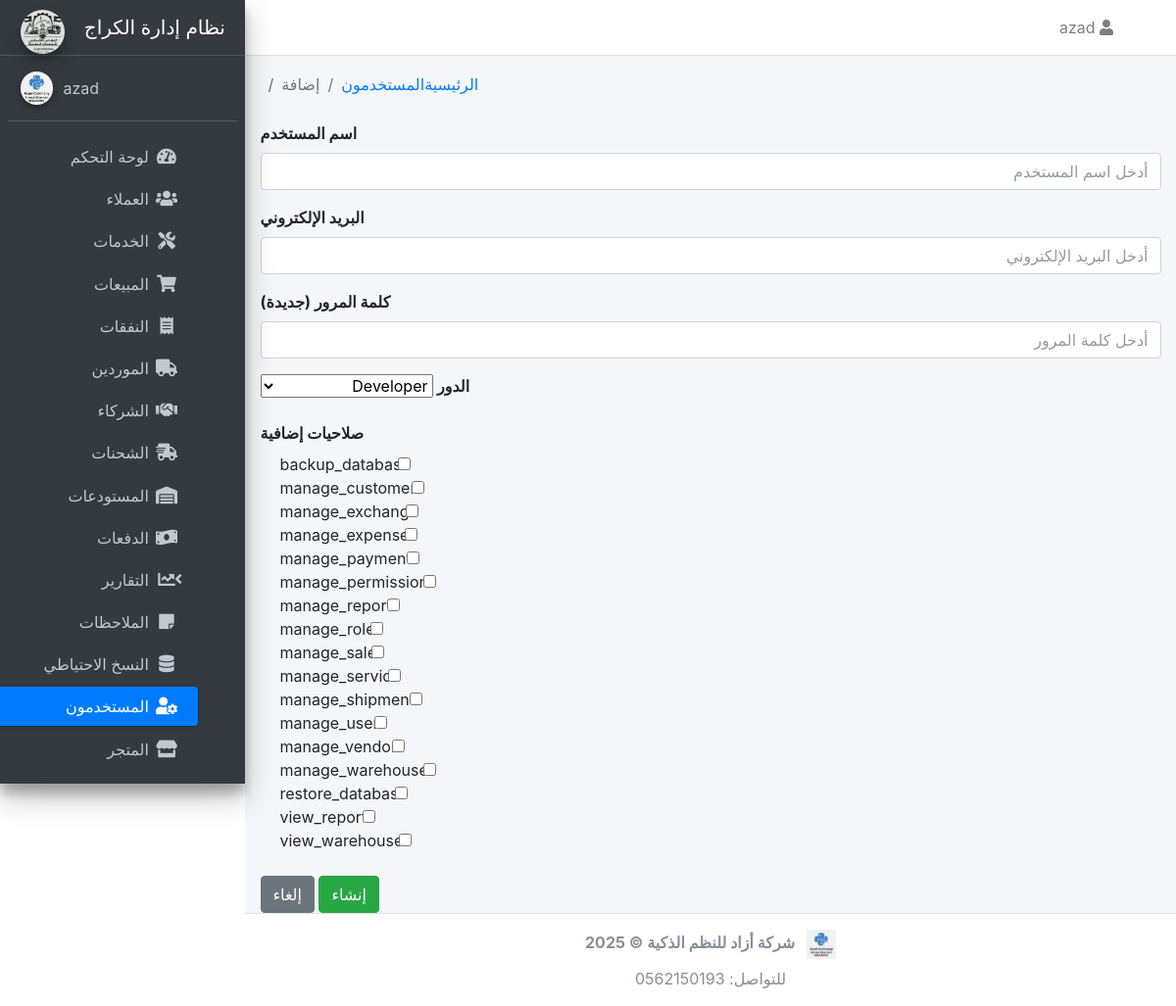
Before: /users/create (signed in) with the older database file.
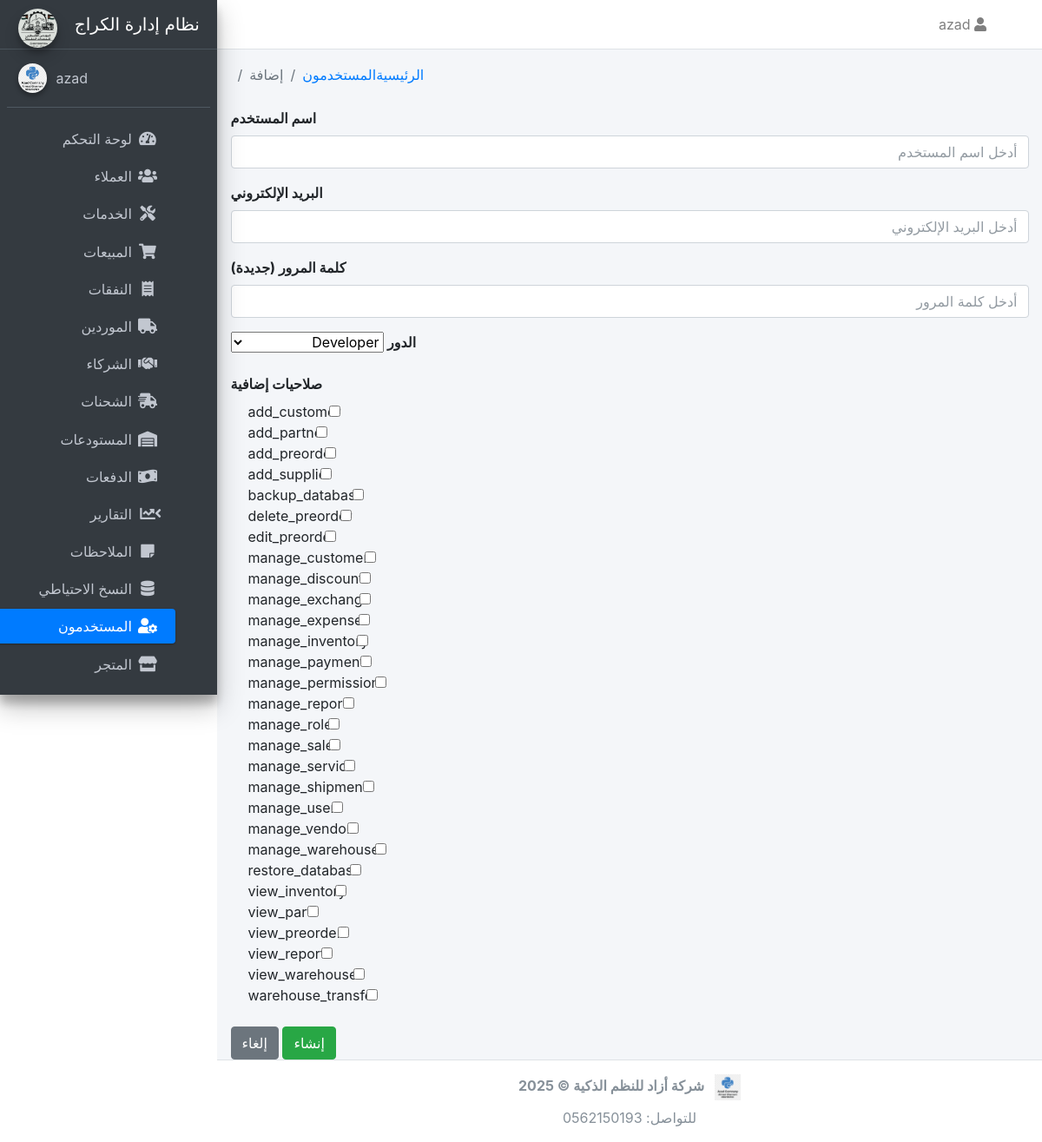
After: the same page with the newer database file.
### models.py (models this page shows, shortened)
class Permission(db.Model):
    __tablename__ = "permissions"
    id = db.Column(db.Integer, primary_key=True)
    name = db.Column(db.String(100), unique=True, nullable=False)
    code = db.Column(db.String(100), unique=True)
    description = db.Column(db.String(255))

### routes/users.py (the view, shortened to what this page needs)
@users_bp.route("/create", methods=["GET", "POST"], endpoint="create_user")
@login_required
@permission_required("manage_users")
def create_user():
    form = UserForm()
    roles_q = Role.query.order_by(Role.name)
    perms_q = Permission.query.order_by(Permission.name)
    form.role.query = roles_q.all()
    form.extra_permissions.query = perms_q.all()
    if request.method == "GET":
        form.extra_permissions.data = []
    all_permissions = perms_q.all()
    return render_template("users/form.html", form=form, action="create", user_id=None, all_permissions=all_permissions)

### forms.py
class UserForm(FlaskForm):
    username          = StringField('اسم المستخدم', validators=[DataRequired(), Length(3,50)])
    email             = StringField('البريد الإلكتروني', validators=[DataRequired(), Email()])
    role              = QuerySelectField('الدور', query_factory=lambda: Role.query.order_by(Role.name).all(), get_label='name', allow_blank=False)
    extra_permissions = QuerySelectMultipleField('صلاحيات إضافية', query_factory=lambda: Permission.query.order_by(Permission.name).all(), get_label='name', validators=[Optional()])
    password          = PasswordField('كلمة المرور (جديدة)', validators=[Optional(), Length(min=6)])
    submit            = SubmitField('حفظ')

### templates/users/form.html (shortened to what this page needs)
{% extends 'base.html' %}
{% block breadcrumb %}
<li class="breadcrumb-item">
  <a href="{{ url_for('main.dashboard') }}">الرئيسية</a>
</li>
<li class="breadcrumb-item">
  <a href="{{ url_for('users_bp.list_users') }}">المستخدمون</a>
</li>
<li class="breadcrumb-item active">
  {{ 'تعديل' if user_id else 'إضافة' }}
</li>
{% endblock %}
{% block content %}
<div class="container-fluid">
  <form
    method="post"
    action="{% if user_id %}
               {{ url_for('users_bp.edit_user', user_id=user_id) }}
             {% else %}
               {{ url_for('users_bp.create_user') }}
             {% endif %}"
  >
    <div class="form-group mb-3">
      {{ form.username.label(class="form-label") }}
      {{ form.username(class="form-control", placeholder="أدخل اسم المستخدم") }}
    </div>
    <div class="form-group mb-3">
      {{ form.email.label(class="form-label") }}
      {{ form.email(class="form-control", placeholder="أدخل البريد الإلكتروني") }}
    </div>
    <div class="form-group mb-3">
      {{ form.password.label(class="form-label") }}
      {{ form.password(
          class="form-control",
          placeholder=(user_id
            and 'اتركه فارغاً إن لم ترغب بالتغيير'
            or 'أدخل كلمة المرور')
      ) }}
    </div>
    <div class="form-group mb-3">
      {{ form.role.label(class="form-label") }}
      {{ form.role(class="form-select") }}
    </div>
    <div class="form-group mb-4">
      <label class="form-label">صلاحيات إضافية</label>
      {% for perm in all_permissions %}
        <div class="form-check">
          <input
            class="form-check-input"
            type="checkbox"
            name="extra_permissions"
            id="perm-{{ perm.id }}"
            value="{{ perm.id }}"
          >
          <label class="form-check-label" for="perm-{{ perm.id }}">
            {{ perm.name }}
          </label>
        </div>
      {% endfor %}
    </div>
    <button type="submit" class="btn btn-success">
      {{ 'تحديث' if user_id else 'إنشاء' }}
    </button>
    <a href="{{ url_for('users_bp.list_users') }}" class="btn btn-secondary ms-2">
      إلغاء
    </a>
  </form>
</div>
{% endblock %}

Changed rows visible on the page:
added Permission: name "add_customer"
added Permission: name "add_partner"
added Permission: name "add_preorder"
added Permission: name "add_supplier"
added Permission: name "delete_preorder"
added Permission: name "edit_preorder"
added Permission: name "manage_discounts"
added Permission: name "manage_inventory"
added Permission: name "view_inventory"
added Permission: name "view_parts"
added Permission: name "view_preorders"
added Permission: name "warehouse_transfer"
